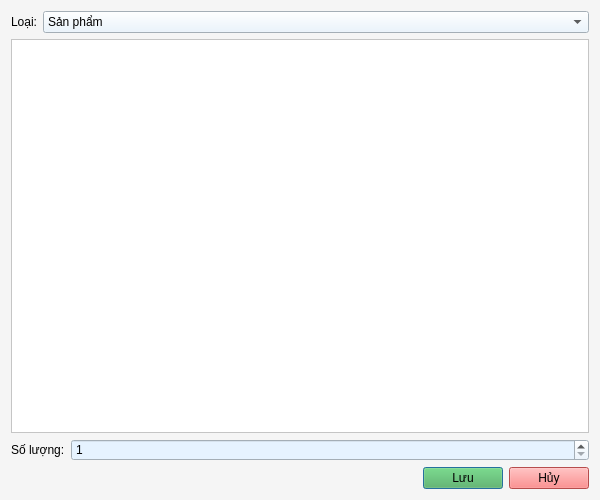
<?xml version="1.0" encoding="UTF-8"?>
<ui version="4.0">
 <class>EditDetailDialog</class>
 <widget class="QDialog" name="EditDetailDialog">
  <property name="geometry">
   <rect>
    <x>0</x>
    <y>0</y>
    <width>600</width>
    <height>500</height>
   </rect>
  </property>
  <property name="windowTitle">
   <string>Sửa Chi Tiết Hóa Đơn</string>
  </property>
  <property name="styleSheet">
   <string>background-color: #F5F5F5; color: black;</string>
  </property>
  <layout class="QVBoxLayout" name="verticalLayout">
   <item>
    <layout class="QFormLayout" name="formLayout">
     <item row="0" column="0">
      <widget class="QLabel" name="label">
       <property name="text">
        <string>Loại:</string>
       </property>
       <property name="styleSheet">
        <string>color: black;</string>
       </property>
      </widget>
     </item>
     <item row="0" column="1">
      <widget class="QComboBox" name="typeComboBox">
       <property name="styleSheet">
        <string>background-color: #E6F3FF; color: black;</string>
       </property>
       <item>
        <property name="text">
         <string>Sản phẩm</string>
        </property>
       </item>
       <item>
        <property name="text">
         <string>Thú cưng</string>
        </property>
       </item>
      </widget>
     </item>
    </layout>
   </item>
   <item>
    <widget class="QTableWidget" name="itemTable">
     <property name="styleSheet">
      <string>background-color: #FFFFFF; color: black; alternate-background-color: #F0F0F0;</string>
     </property>
    </widget>
   </item>
   <item>
    <layout class="QFormLayout" name="formLayout_2">
     <item row="0" column="0">
      <widget class="QLabel" name="label_2">
       <property name="text">
        <string>Số lượng:</string>
       </property>
       <property name="styleSheet">
        <string>color: black;</string>
       </property>
      </widget>
     </item>
     <item row="0" column="1">
      <widget class="QSpinBox" name="quantitySpinBox">
       <property name="minimum">
        <number>1</number>
       </property>
       <property name="styleSheet">
        <string>background-color: #E6F3FF; color: black;</string>
       </property>
      </widget>
     </item>
    </layout>
   </item>
   <item>
    <layout class="QHBoxLayout" name="horizontalLayout">
     <item>
      <spacer name="horizontalSpacer">
       <property name="orientation">
        <enum>Qt::Horizontal</enum>
       </property>
       <property name="sizeHint" stdset="0">
        <size>
         <width>40</width>
         <height>20</height>
        </size>
       </property>
      </spacer>
     </item>
     <item>
      <widget class="QPushButton" name="saveButton">
       <property name="text">
        <string>Lưu</string>
       </property>
       <property name="styleSheet">
        <string>background-color: #4CAF50; color: black;</string>
       </property>
      </widget>
     </item>
     <item>
      <widget class="QPushButton" name="cancelButton">
       <property name="text">
        <string>Hủy</string>
       </property>
       <property name="styleSheet">
        <string>background-color: #FF6B6B; color: black;</string>
       </property>
      </widget>
     </item>
    </layout>
   </item>
  </layout>
 </widget>
</ui>
